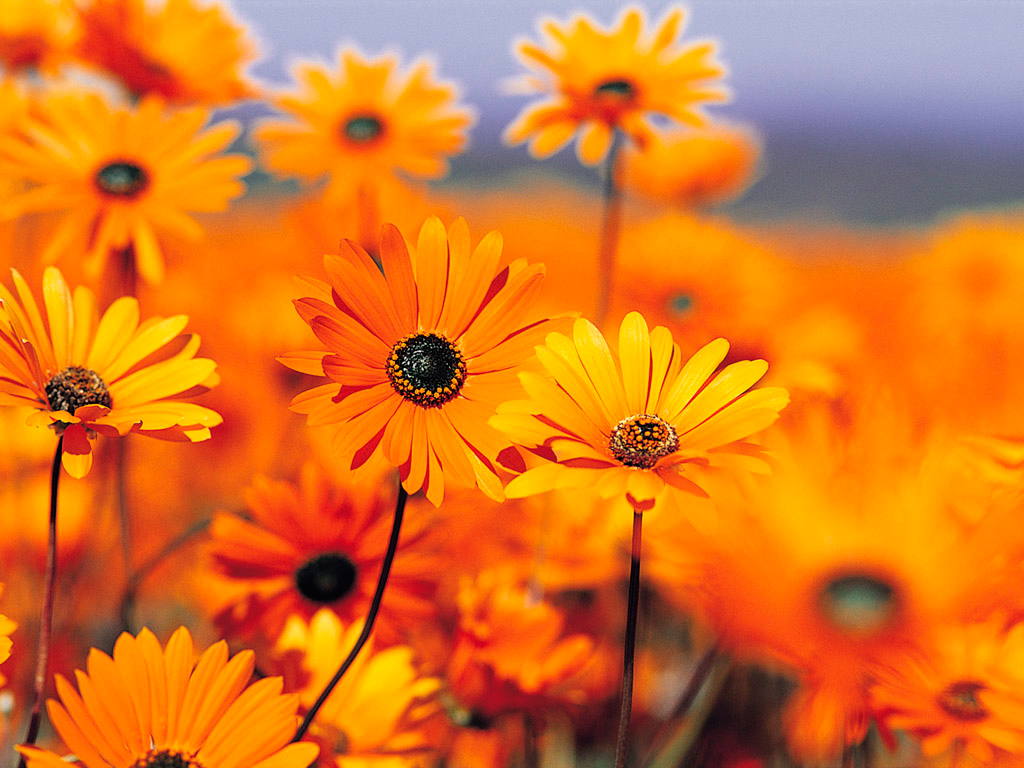
%> input picture flowers.jpg, 1024 x 768 px
$ octave ColorbitSlicingFlower.m   (GNU Octave 9; MATLAB toolbox functions it lacks are replaced by stand-ins)
%> lines starting %> are read from the running program, lines starting %| are printed output that depends on the picture; in (x1, y1, x2, y2) boxes, pixels count from 0 and x2, y2 are one past the last pixel; in counts of white or black regions, pixels touching at a corner belong together; the program's own positions count from 1
close all
clear all
im = imread('C:\Users\user\Desktop\MatlabImages\flowers.jpg');
%> im is the input picture: size 768x1024x3 uint8; mean R, G, B 216.5, 117.8, 38.6
imNew = uint8(zeros(768,1024,3));
imR = im(:,:,1);
imG = im(:,:,2);
imB = im(:,:,3);
figure;
im1 = bitget(imR,1); subplot(4,4,1),imshow(logical(im1)),title('bit1');
%> after `im1 = bitget(imR,1)`:
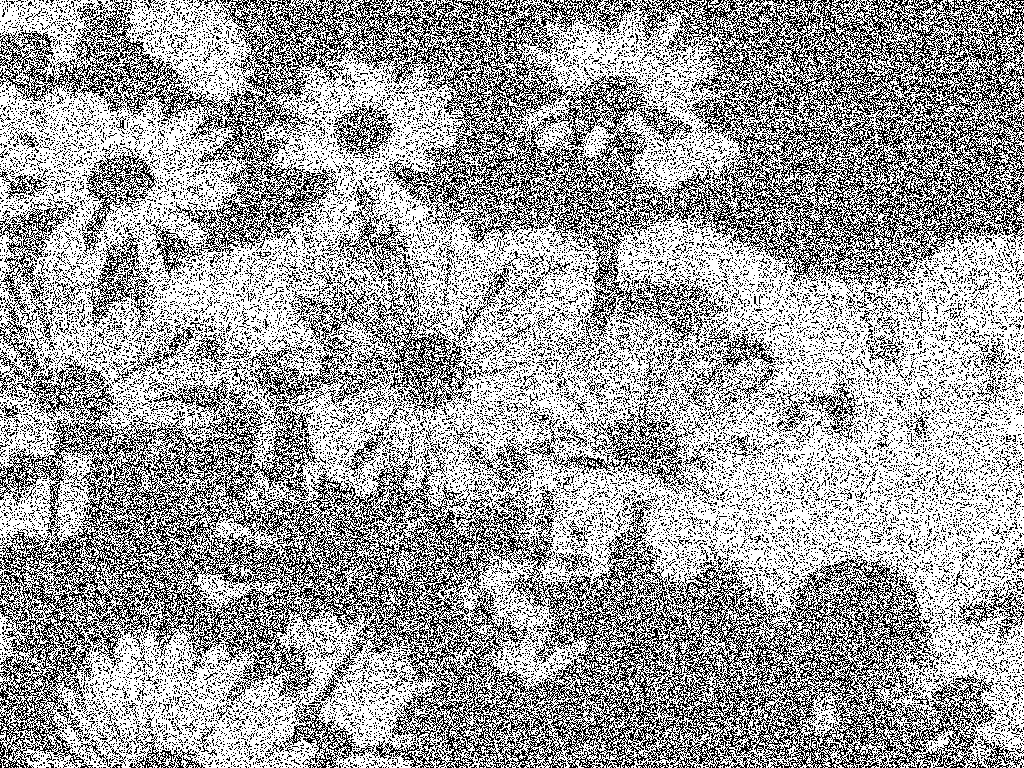
%> im1: size 768x1024 logical; 63% white; black in thin lines or dots
im2 = bitget(imR,2); subplot(4,4,2),imshow(logical(im2)),title('bit2');
%> after `im2 = bitget(imR,2)`: im2: size 768x1024 logical; 71.4% white; black in thin lines or dots
im3 = bitget(imR,3); subplot(4,4,3),imshow(logical(im3)),title('bit3');
%> after `im3 = bitget(imR,3)`: im3: size 768x1024 logical; 73.2% white; black in thin lines or dots
im4 = bitget(imR,4); subplot(4,4,4),imshow(logical(im4)),title('bit4');
%> after `im4 = bitget(imR,4)`: im4: size 768x1024 logical; 74.1% white; black in thin lines or dots
im5 = bitget(imR,5); subplot(4,4,5),imshow(logical(im5)),title('bit5');
%> after `im5 = bitget(imR,5)`: im5: size 768x1024 logical; 76.5% white; 2961 black regions (2798 under 20 px), largest, box (x1, y1, x2, y2) and area: (184, 0, 1024, 329) 68291, (0, 406, 943, 768) 67767, (804, 562, 915, 668) 5064
im6 = bitget(imR,6); subplot(4,4,6),imshow(logical(im6)),title('bit6');
%> after `im6 = bitget(imR,6)`: im6: size 768x1024 logical; 82.8% white; 1371 black regions (1236 under 20 px), largest, box (x1, y1, x2, y2) and area: (124, 399, 968, 768) 43370, (228, 0, 1024, 269) 20136, (701, 78, 1024, 236) 13396
im7 = bitget(imR,7); subplot(4,4,7),imshow(logical(im7)),title('bit7');
%> after `im7 = bitget(imR,7)`: im7: size 768x1024 logical; 81.3% white; 504 black regions (435 under 20 px), largest, box (x1, y1, x2, y2) and area: (685, 0, 1024, 245) 43817, (236, 0, 632, 224) 25484, (0, 435, 296, 768) 20557
im8 = bitget(imR,8); subplot(4,4,8),imshow(logical(im8)),title('bit8');
%> after `im8 = bitget(imR,8)`: im8: size 768x1024 logical; 89.7% white; 242 black regions (193 under 20 px), largest, box (x1, y1, x2, y2) and area: (456, 553, 807, 768) 26356, (725, 114, 1024, 228) 25827, (431, 124, 623, 202) 5583
figure;

imG1 = bitget(imG,1); subplot(4,4,1),imshow(logical(imG1)),title('bitG1');
%> after `imG1 = bitget(imG,1)`: imG1: size 768x1024 logical; 50% white; black in thin lines or dots
imG2 = bitget(imG,2); subplot(4,4,2),imshow(logical(imG2)),title('bitG2');
%> after `imG2 = bitget(imG,2)`: imG2: size 768x1024 logical; 50% white in thin lines or dots
imG3 = bitget(imG,3); subplot(4,4,3),imshow(logical(imG3)),title('bitG3');
%> after `imG3 = bitget(imG,3)`: imG3: size 768x1024 logical; 50.4% white; black in thin lines or dots
imG4 = bitget(imG,4); subplot(4,4,4),imshow(logical(imG4)),title('bitG4');
%> after `imG4 = bitget(imG,4)`: imG4: size 768x1024 logical; 48.9% white; 6298 white regions (6152 under 20 px), largest, box (x1, y1, x2, y2) and area: (0, 0, 1024, 768) 350988, (886, 473, 937, 566) 2153, (951, 336, 1015, 418) 1727
imG5 = bitget(imG,5); subplot(4,4,5),imshow(logical(imG5)),title('bitG5');
%> after `imG5 = bitget(imG,5)`: imG5: size 768x1024 logical; 52% white; 4176 black regions (3997 under 20 px), largest, box (x1, y1, x2, y2) and area: (0, 0, 1024, 768) 278392, (729, 127, 1024, 225) 18523, (641, 488, 1024, 609) 7330
imG6 = bitget(imG,6); subplot(4,4,6),imshow(logical(imG6)),title('bitG6');
%> after `imG6 = bitget(imG,6)`: imG6: size 768x1024 logical; 52.7% white; 2224 black regions (2080 under 20 px), largest, box (x1, y1, x2, y2) and area: (0, 0, 1024, 768) 283345, (906, 202, 1024, 354) 11186, (504, 0, 730, 93) 6743
imG7 = bitget(imG,7); subplot(4,4,7),imshow(logical(imG7)),title('bitG7');
%> after `imG7 = bitget(imG,7)`: imG7: size 768x1024 logical; 44.3% white; 1579 white regions (1445 under 20 px), largest, box (x1, y1, x2, y2) and area: (0, 151, 450, 768) 109664, (390, 73, 1024, 476) 109233, (633, 499, 1024, 768) 43180
imG8 = bitget(imG,8); subplot(4,4,8),imshow(logical(imG8)),title('bitG8');
%> after `imG8 = bitget(imG,8)`: imG8: size 768x1024 logical; 44.4% white; 953 white regions (884 under 20 px), largest, box (x1, y1, x2, y2) and area: (0, 0, 1024, 342) 156649, (426, 211, 1024, 609) 104781, (906, 202, 1024, 354) 11608
figure;
imB1 = bitget(imB,1); subplot(4,4,1),imshow(logical(imB1)),title('bitB1');
%> after `imB1 = bitget(imB,1)`:
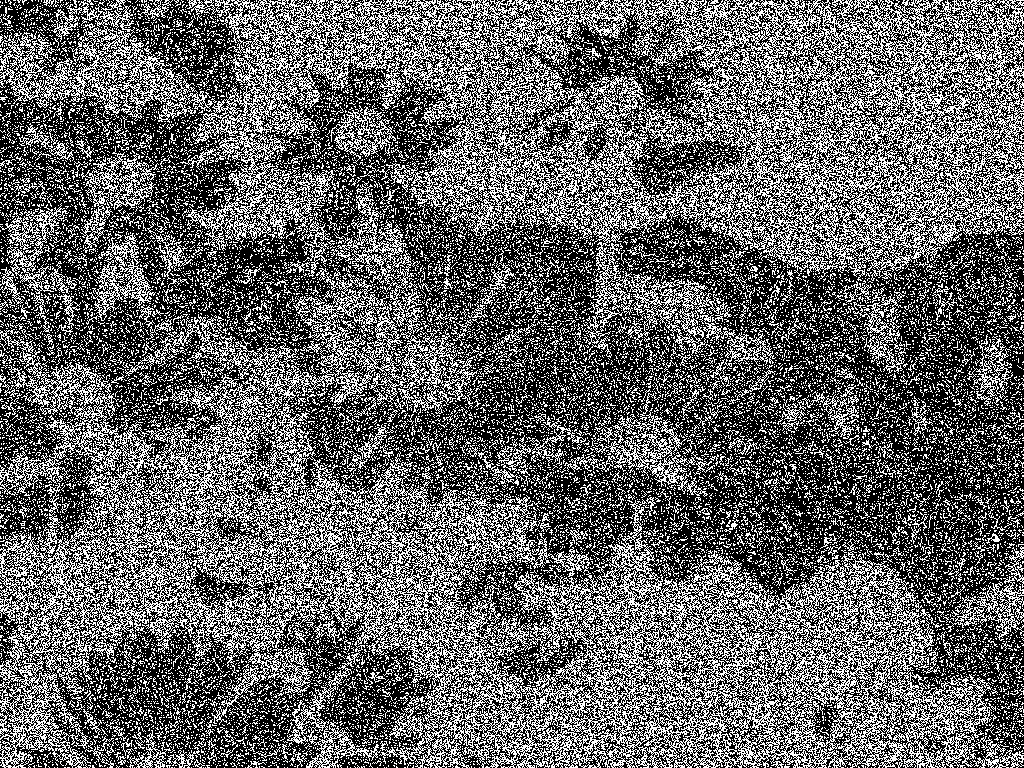
%> imB1: size 768x1024 logical; 39.3% white in thin lines or dots
imB2 = bitget(imB,2); subplot(4,4,2),imshow(logical(imB2)),title('bitB2');
%> after `imB2 = bitget(imB,2)`:
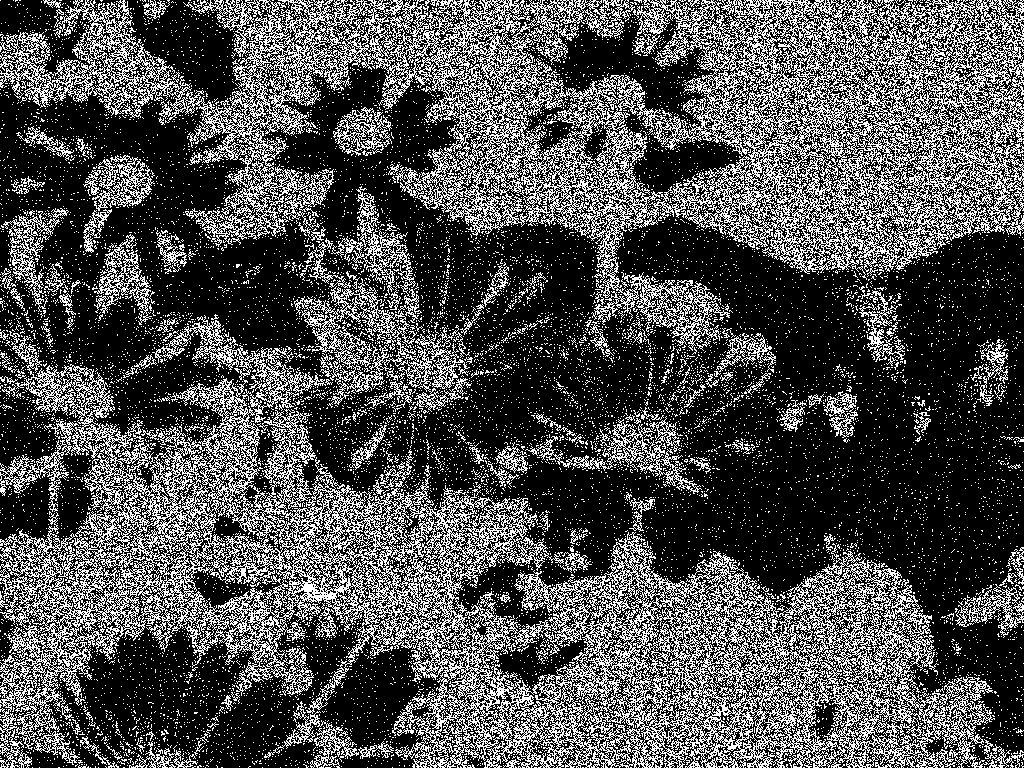
%> imB2: size 768x1024 logical; 31.2% white in thin lines or dots
imB3 = bitget(imB,3); subplot(4,4,3),imshow(logical(imB3)),title('bitB3');
%> after `imB3 = bitget(imB,3)`:
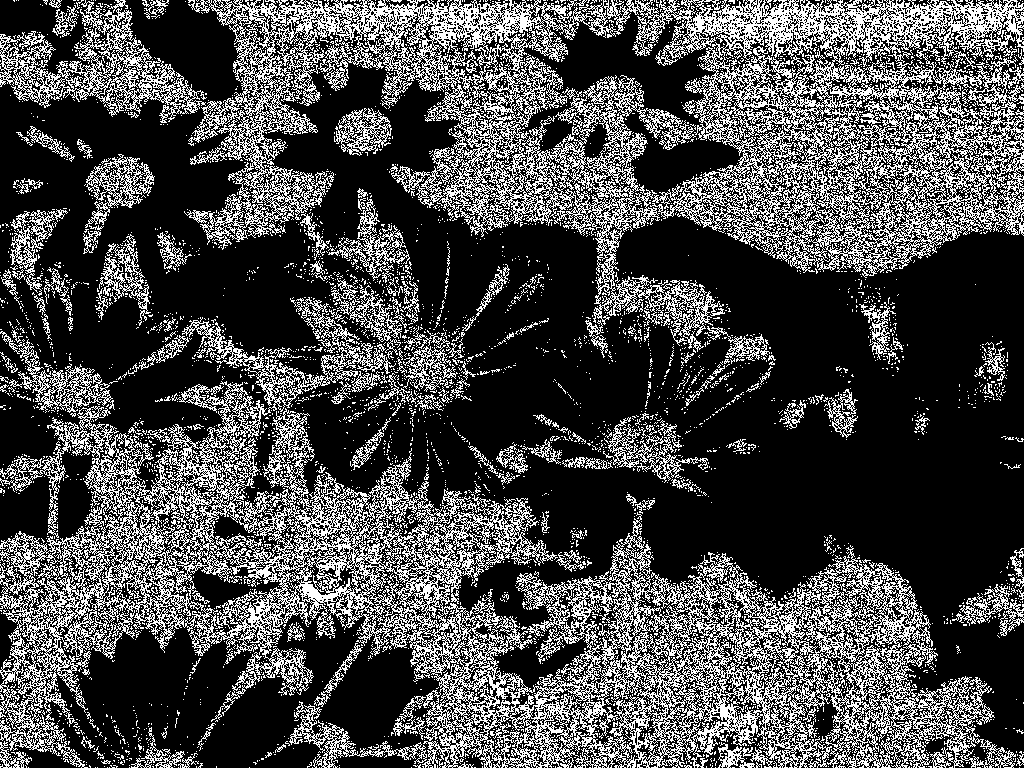
%> imB3: size 768x1024 logical; 29% white in thin lines or dots
imB4 = bitget(imB,4); subplot(4,4,4),imshow(logical(imB4)),title('bitB4');
%> after `imB4 = bitget(imB,4)`: imB4: size 768x1024 logical; 26.6% white in thin lines or dots
imB5 = bitget(imB,5); subplot(4,4,5),imshow(logical(imB5)),title('bitB5');
%> after `imB5 = bitget(imB,5)`: imB5: size 768x1024 logical; 31.8% white; 4036 white regions (3821 under 20 px), largest, box (x1, y1, x2, y2) and area: (188, 0, 1024, 353) 97059, (118, 385, 657, 768) 58851, (633, 532, 992, 768) 25515
imB6 = bitget(imB,6); subplot(4,4,6),imshow(logical(imB6)),title('bitB6');
%> after `imB6 = bitget(imB,6)`: imB6: size 768x1024 logical; 17.1% white; 3684 white regions (3508 under 20 px), largest, box (x1, y1, x2, y2) and area: (198, 0, 1024, 264) 52304, (0, 425, 276, 754) 18589, (487, 515, 809, 768) 18332
imB7 = bitget(imB,7); subplot(4,4,7),imshow(logical(imB7)),title('bitB7');
%> after `imB7 = bitget(imB,7)`: imB7: size 768x1024 logical; 14.7% white; 535 white regions (488 under 20 px), largest, box (x1, y1, x2, y2) and area: (217, 0, 1024, 117) 59628, (190, 0, 1024, 251) 46117, (14, 63, 138, 114) 1999
imB8 = bitget(imB,8); subplot(4,4,8),imshow(logical(imB8)),title('bitB8');
%> after `imB8 = bitget(imB,8)`:
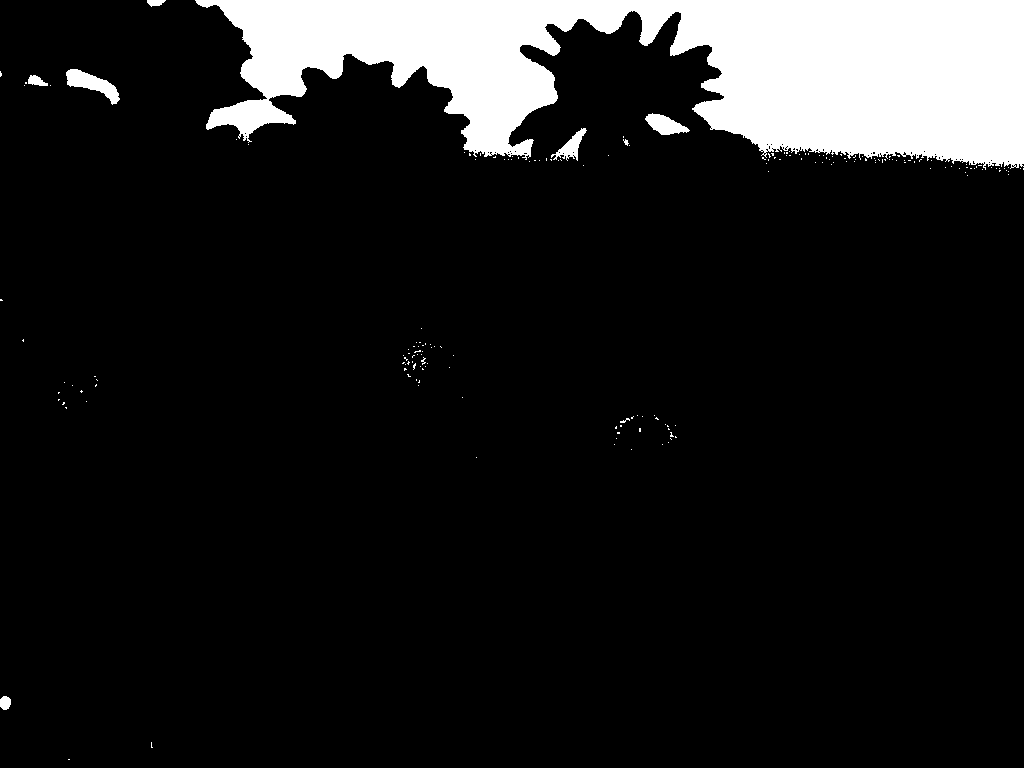
%> imB8: size 768x1024 logical; 11.2% white; 186 white regions (177 under 20 px), largest, box (x1, y1, x2, y2) and area: (195, 0, 1024, 170) 85231, (66, 69, 120, 105) 814, (645, 113, 690, 135) 556
